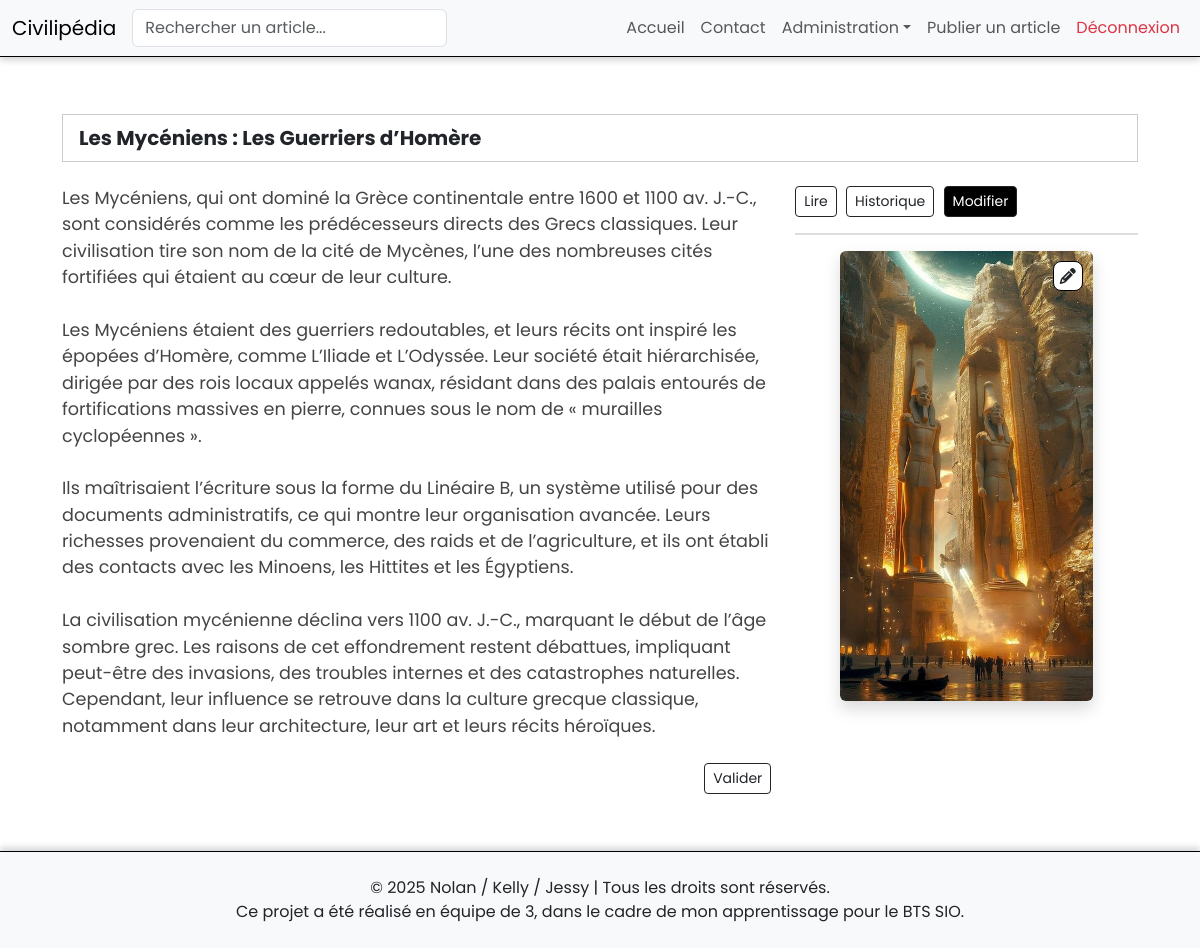
Page /updateArt.php?articleID=10 (signed in) on the committed database.
### tables this page shows
CREATE TABLE IF NOT EXISTS image (
    id INT AUTO_INCREMENT PRIMARY KEY,
    url TEXT NOT NULL,
    created_at DATE NOT NULL,
    article_id INT NOT NULL,
    FOREIGN KEY (article_id) REFERENCES article(id) ON DELETE CASCADE
);

CREATE TABLE IF NOT EXISTS article (
    id INT AUTO_INCREMENT PRIMARY KEY,
    title VARCHAR(255) NOT NULL,
    content TEXT NOT NULL,
    created_at DATETIME NOT NULL,
    updated_at DATETIME NULL,
    firstAuthor INT NOT NULL,
    user_id INT NOT NULL,
    FOREIGN KEY (firstAuthor) REFERENCES users(id) ON DELETE CASCADE,
    FOREIGN KEY (user_id) REFERENCES users(id) ON DELETE CASCADE
);

### src/model/ArtModel/getArtModel.php (called while the page is built, shortened)
<?php
class GetArtModel
{
    public function getArticleId(PDO $bdd, $articleId) {
        $recupArt = $bdd->prepare('SELECT *, image.url FROM article LEFT JOIN image ON article_id = article.id WHERE article.id = ?');
        $recupArt->execute([$articleId]);
        return $recupArt->fetch(PDO::FETCH_ASSOC);
    }
}

### updateArt.php (the view, shortened to what this page needs)
<?php
include_once 'src/control/BDDControl/connectBDD.php';
include_once 'src/model/ArtModel/getArtModel.php';
include_once 'checkBanned.php';
if (isset($_GET['articleID'])) {
    $articleID = $_GET['articleID'];
    $updateArticleModel = new GetArtModel();
    $articleAncien = $updateArticleModel->getArticleId($bdd, $articleID);
    $imageUrl = !empty($articleAncien['url']) ? $articleAncien['url'] : 'assets/img/imgDefault.jpg';
} else {
    die("Erreur : Aucun ID d'article spécifié.");
}
?>
<!DOCTYPE html>
<html lang="fr">
<head>
    <?php include 'src/component/head.php'; ?>
    <link rel="stylesheet" href="css/styleArticle/artStyle.css" />
    <link href="https://cdn.jsdelivr.net/npm/quill@2.0.3/dist/quill.snow.css" rel="stylesheet" />
    <link rel="stylesheet" href="https://cdnjs.cloudflare.com/ajax/libs/font-awesome/6.5.0/css/all.min.css" />
</head>
<body class="editing-mode">
    <?php include 'src/component/navbar.php'; ?>
    <section class="main-container">
        <div class="article-wrapper container">
            <form id="formArt" method="POST" action="src/control/ArtControl/updateArtControl.php?articleID=<?= $articleID ?>" enctype="multipart/form-data">
                <div class="row">
                    <div class="col-12">
                        <div class="article-header text-start">
                            <input type="text" id="title" name="title" value="<?= htmlspecialchars($articleAncien['title']); ?>" class="form-control form-control-art form-control-lg fw-bold" required />
                        </div>
                    </div>
                </div>
                <div class="row">
                    <div class="col-lg-8 order-last order-lg-first">
                        <div class="article-content">
                            <div class="editor">
                                <div class="editorQuill" id="editor"><?= $articleAncien['content']; ?></div>
                            </div>
                            <div class="mt-4 text-end">
                                <input type="submit" name="updateArticle" value="Valider" class="btn btn-outline-dark btn-sm">
                            </div>
                        </div>
                    </div>
                    <div class="col-lg-4 order-first order-lg-last">
                        <div class="article-image-desktop sticky-top z-0">
                            <div class="link mb-3">
                                <a href="templateArt.php?articleID=<?= $articleID; ?>" class="btn btn-outline-dark btn-sm">Lire</a>
                                <a href="historique.php?articleID=<?= $articleID; ?>" class="btn btn-outline-dark btn-sm">Historique</a>
                                <a href="#" class="btn btn-outline-dark btn-sm active">Modifier</a>
                            </div>
                            <div class="position-relative mb-3 image-container">
                                <div class="image-wrapper-edit">
                                    <img src="<?= htmlspecialchars($imageUrl) ?>" alt="Image de l'article" class="img-fluid rounded shadow editable-image" id="preview-img">
                                    <label for="imageUpload" class="edit-icon">
                                        <i class="fas fa-pencil-alt"></i>
                                    </label>
                                </div>
                            </div>
                        </div>
                    </div>
                </div>
            </form>
        </div>
    </section>
    <?php include 'src/component/footer.php'; ?>
</body>
</html>

### css/baseStyle.css (style rules this page uses)
* { margin: 0; padding: 0; box-sizing: border-box; text-decoration: none; list-style: none; font-family: "Poppins", sans-serif; }

### css/styleArticle/artStyle.css (style rules this page uses)
body { display: flex; flex-direction: column; min-height: 100vh; }
.main-container { background: white; display: flex; flex-direction: column; flex-grow: 1; padding: 25px 0; }
.article-wrapper { padding: 2rem; }
.article-content { font-size: 1.1rem; color: #444; margin-top: 15px; }
.article-header { display: flex; align-items: center; margin-bottom: 0.5rem; }
.link { border-bottom: 2px solid #ddd; padding: 1rem 0px; }
.article-image-desktop img, .article-image-mobile img { max-height: 450px; object-fit: cover; border-radius: 15px; }
.article-image-desktop { top: 100px; }
.link .active { background-color: black !important; color: white !important; cursor: default; }
.link a { margin-right: 5px; }
.editable-image { max-height: 450px; object-fit: cover; border-radius: 15px; display: block; max-width: 100%; }
.image-container { display: flex; justify-content: center; align-items: center; }
.image-wrapper-edit { position: relative; display: inline-block; max-width: 100%; }
.edit-icon { position: absolute; top: 10px; right: 10px; background-color: white; border: 1px solid black; border-radius: 8px; padding: 3px 7px; cursor: pointer; z-index: 10; width: 30px; height: 30px; display: flex; align-items: center; justify-content: center; }
.edit-icon i { font-size: 16px; color: #212529; }
input#title { border-radius: 0 !important; border: 1px solid #ccc; box-shadow: none; }

### rows in the picture
image: title "Les Mycéniens : Les Guerriers d’Homère", article.content "Les Mycéniens, qui ont dominé la Grèce continentale entre 1600 et 1100 av. J.-C., sont considérés comme les prédécesseurs directs des Grecs classiques. Leur civilisation tire son nom de la cité de Mycènes, l’une des nombreuses cités fortifiées qui étaient au cœur de leur culture. Les Mycéniens étaient des guerriers redoutables, et leurs récits ont inspiré les épopées d’Homère, comme L’Iliade et L’Odyssée. Leur société était hiérarchisée, dirigée par des rois locaux appelés wanax, résidant dans des palais entourés de fortifications massives en pierre, connues sous le nom de « murailles cyclopéennes ». Ils maîtrisaient l’écriture sous la forme du Linéaire B, un système utilisé pour des…", url (picture)
